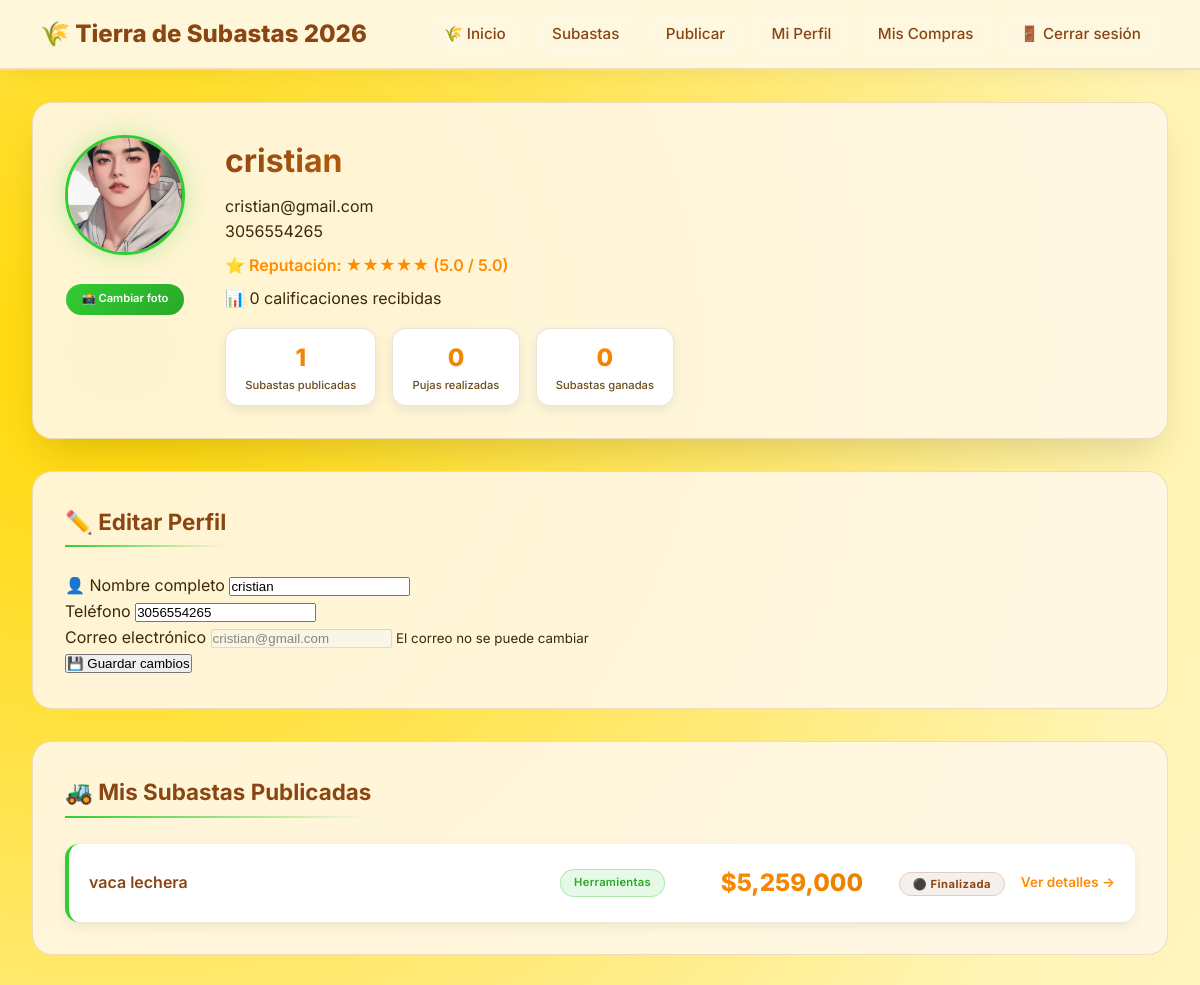
The page /Tierra-subastas/perfil.php (signed in, upper part) on the database as committed earlier.
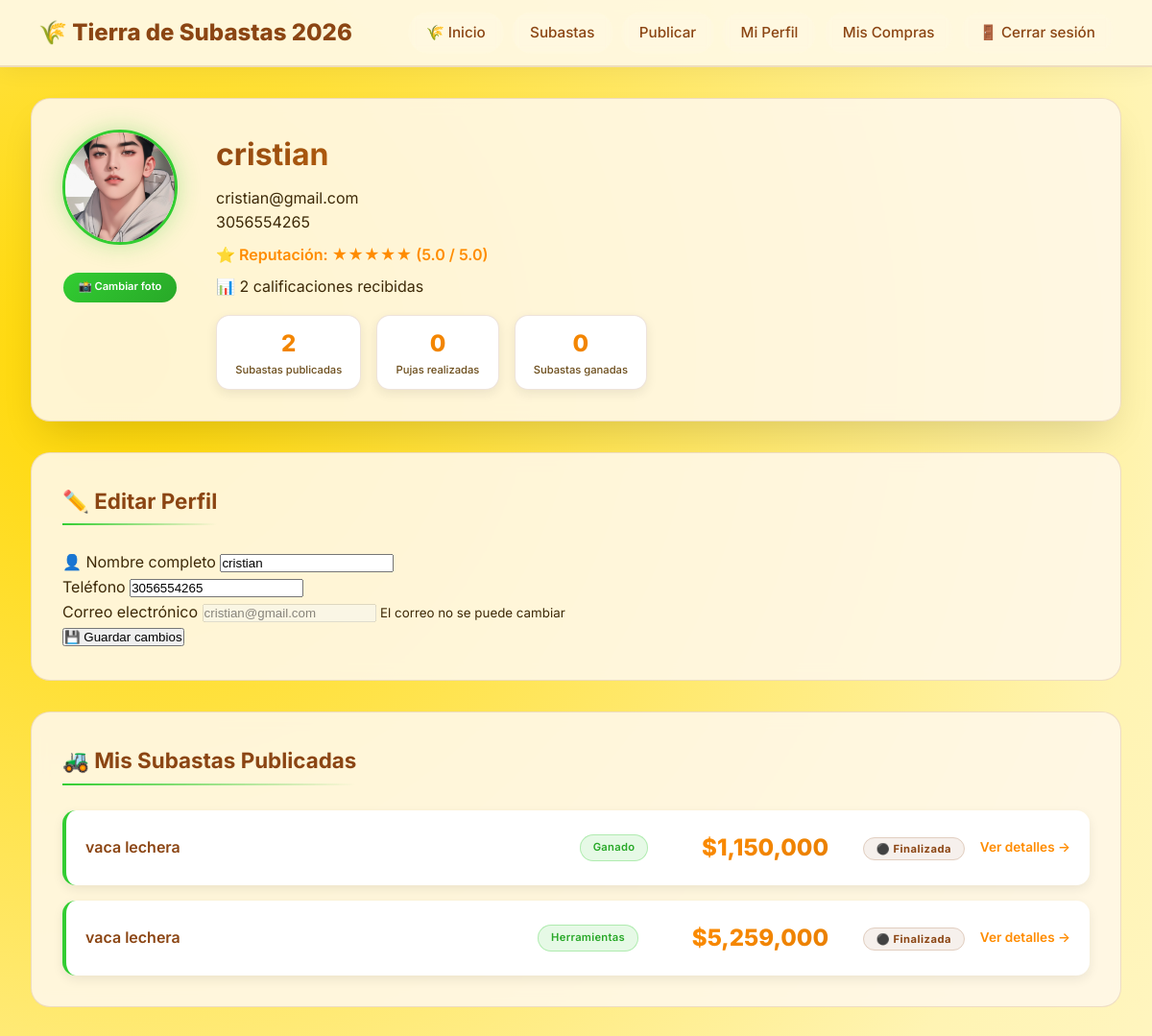
The same page on the database as committed later.
### tables this page shows
CREATE TABLE `usuarios` (
  `id` int(10) UNSIGNED NOT NULL,
  `nombre` varchar(100) NOT NULL,
  `correo` varchar(100) NOT NULL,
  `telefono` varchar(20) DEFAULT NULL,
  `clave` varchar(255) NOT NULL,
  `direccion` text DEFAULT NULL,
  `tipo_usuario` enum('comprador','vendedor','admin') DEFAULT 'comprador',
  `reputacion` decimal(2,1) DEFAULT 5.0,
  `avatar` varchar(255) DEFAULT 'default-avatar.png',
  `fecha_registro` datetime DEFAULT current_timestamp(),
  `ultimo_acceso` datetime DEFAULT NULL,
  `estado` enum('activo','bloqueado','pendiente') DEFAULT 'activo',
  `total_calificaciones` int(11) DEFAULT 0,
  `pregunta_secreta` varchar(255) DEFAULT NULL,
  `respuesta_secreta` varchar(255) DEFAULT NULL
);

CREATE TABLE `subastas` (
  `id` int(10) UNSIGNED NOT NULL,
  `usuario_id` int(10) UNSIGNED NOT NULL,
  `producto` varchar(150) NOT NULL,
  `categoria` enum('Ganado','Cosechas','Maquinaria','Herramientas','Insumos','Otros') DEFAULT 'Otros',
  `descripcion` text DEFAULT NULL,
  `precio_inicial` decimal(12,2) NOT NULL,
  `precio_actual` decimal(12,2) DEFAULT NULL,
  `incremento_minimo` decimal(10,2) DEFAULT 50000.00,
  `duracion` varchar(20) DEFAULT '3 días',
  `fecha_inicio` datetime DEFAULT current_timestamp(),
  `fecha_fin` datetime DEFAULT NULL,
  `entrega` varchar(50) DEFAULT '3 días hábiles',
  `imagen` varchar(255) DEFAULT NULL,
  `ubicacion` varchar(100) DEFAULT NULL,
  `visitas` int(10) UNSIGNED DEFAULT 0,
  `estado` enum('activa','finalizada','cancelada','pausada') DEFAULT 'activa',
  `ganador_id` int(10) UNSIGNED DEFAULT NULL,
  `monto_final` decimal(12,2) DEFAULT NULL,
  `fecha_creacion` datetime DEFAULT current_timestamp(),
  `entregado` tinyint(1) DEFAULT 0,
  `calificado` tinyint(1) DEFAULT 0,
  `finalizada_por` int(11) DEFAULT NULL,
  `fecha_finalizacion` datetime DEFAULT NULL,
  `created_at` timestamp NOT NULL DEFAULT current_timestamp()
);

### Tierra-subastas/perfil.php (the view, shortened to what the changed rows need)
<?php
include(__DIR__ . "/includes/conexion.php");
$usuario_id = $_SESSION['user_id'];
$correo = $_SESSION['correo'];
$sql_usuario = "SELECT * FROM usuarios WHERE id = $usuario_id";
$result_usuario = mysqli_query($conexion, $sql_usuario);
$usuario = mysqli_fetch_assoc($result_usuario);
$sql_mis_subastas = "SELECT * FROM subastas WHERE usuario_id = $usuario_id ORDER BY id DESC";
$mis_subastas = mysqli_query($conexion, $sql_mis_subastas);
$total_mis_subastas = mysqli_num_rows($mis_subastas);
$avatar = !empty($usuario['avatar']) ? $usuario['avatar'] : 'default-avatar.png';
$ruta_avatar = "uploads/" . $avatar;
$iconos = [
    'Ganado' => '',
    'Cosechas' => '',
    'Maquinaria' => '',
    'Herramientas' => '',
    'Insumos' => '',
    'Otros' => ''
];
?>
<!DOCTYPE html>
<html lang="es">
<head>
    <link rel="stylesheet" href="css/estilos.css">
</head>
<body>
<div class="perfil-container">
    <div class="perfil-header">
        <div class="avatar-container">
            <img src="<?php echo $ruta_avatar; ?>" alt="Avatar" class="avatar-img" id="avatarPreview">
            <form method="POST" enctype="multipart/form-data" id="formFoto" style="margin-top: 10px;">
                <label for="avatarInput" class="btn-cambiar-foto">📸 Cambiar foto</label>
            </form>
        </div>
        <div class="info-usuario">
            <h2><?php echo htmlspecialchars($usuario['nombre']); ?></h2>
            <p> <?php echo htmlspecialchars($correo); ?></p>
            <p> <?php echo htmlspecialchars($usuario['telefono'] ?? 'No especificado'); ?></p>
            <div class="reputacion">
                ⭐ Reputación:
                <?php
                $reputacion = $usuario['reputacion'] ?? 5.0;
                $estrellas_llenas = floor($reputacion);
                echo str_repeat('★', $estrellas_llenas) . str_repeat('☆', 5 - $estrellas_llenas);
                ?> (<?php echo number_format($reputacion, 1); ?> / 5.0)
            </div>
            <p>📊 <?php echo $usuario['total_calificaciones'] ?? 0; ?> calificaciones recibidas</p>
            <div class="stats-perfil">
                <div class="stat-perfil">
                    <div class="numero"><?php echo $total_mis_subastas; ?></div>
                    <div class="label">Subastas publicadas</div>
                </div>
                <div class="stat-perfil">
                </div>
                <div class="stat-perfil">
                </div>
            </div>
        </div>
    </div>
    <div class="seccion-perfil">
        <form method="POST">
            <div class="form-grupo">
                <label>👤 Nombre completo</label>
                <input type="text" name="nombre" value="<?php echo htmlspecialchars($usuario['nombre']); ?>" required>
            </div>
            <div class="form-grupo">
                <label> Teléfono</label>
                <input type="text" name="telefono" value="<?php echo htmlspecialchars($usuario['telefono'] ?? ''); ?>">
            </div>
        </form>
    </div>
    <div class="seccion-perfil">
        <div class="lista-subastas">
            <?php if($total_mis_subastas > 0): ?>
                <?php while($subasta = mysqli_fetch_assoc($mis_subastas)): ?>
                    <div class="subasta-item">
                        <h4><?php echo htmlspecialchars($subasta['producto']); ?></h4>
                        <div class="badge-categoria">
                            <?php
                            $icono = $iconos[$subasta['categoria']] ?? '🏷️';
                            echo $icono . ' ' . htmlspecialchars($subasta['categoria']);
                            ?>
                        </div>
                        <div class="precio">$<?php echo number_format($subasta['precio_actual'] ?? $subasta['precio_inicial']); ?></div>
                        <div>
                            <span class="badge-estado <?php echo ($subasta['estado'] == 'activa' ? 'estado-activa' : 'estado-finalizada'); ?>">
                                <?php echo ($subasta['estado'] == 'activa' ? '🟢 Activa' : '⚫ Finalizada'); ?>
                            </span>
                        </div>
                        <a href="subastas.php" class="btn-ver">Ver detalles →</a>
                    </div>
                <?php endwhile; ?>
            <?php endif; ?>
        </div>
    </div>
</div>
</body>
</html>

Rows that differ between the two databases and show on the page:
changed usuarios "cristian": total_calificaciones "0" → "2"
added subastas: producto "vaca lechera", categoria "Ganado", precio_actual "1,150,000", estado "⚫ Finalizada"
Other text that changed with them:
$total_mis_subastas: "1" → "2"
